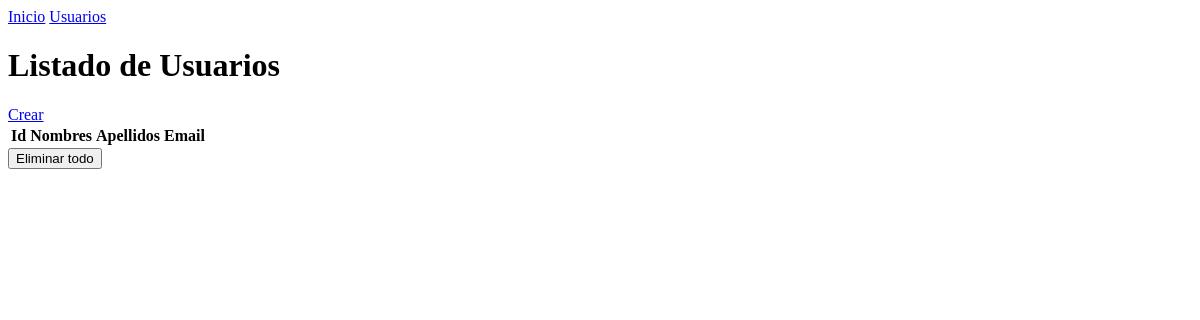
The page /usuarios on the database as committed earlier.
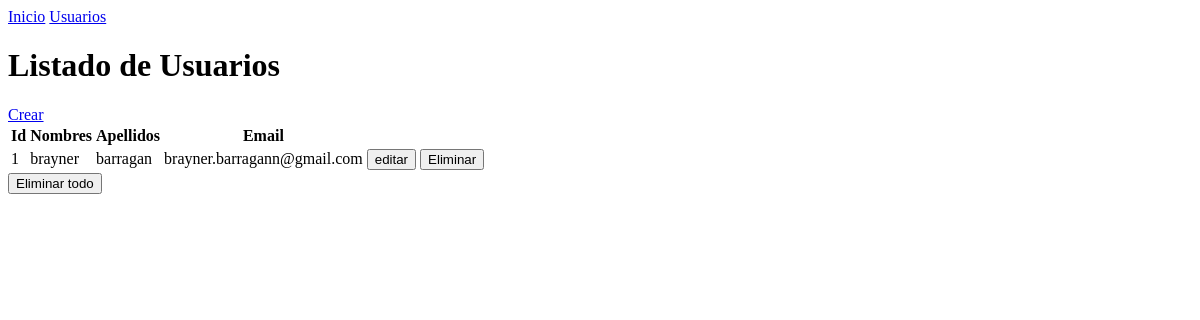
The same page on the database as committed later.
### tables this page shows
CREATE TABLE "usuarios" (
	"id"	INTEGER NOT NULL,
	"nombres"	TEXT NOT NULL,
	"apellidos"	TEXT NOT NULL,
	"email"	TEXT NOT NULL UNIQUE,
	"password"	TEXT NOT NULL,
	PRIMARY KEY("id" AUTOINCREMENT)
);

### app.py (the view)
@app.route('/usuarios')
def usuarios():
    usuarios= db.execute('select * from usuarios').fetchall()
    return render_template('usuarios/listar.html', usuarios=usuarios)

### templates/usuarios/listar.html (shortened to what this page needs)
{% extends 'layouts/base.html' %}
{% block content %}
<h1>Listado de Usuarios</h1>
<a href="{{ url_for('crear_usuarios')}}">Crear</a>
<table>
    <thead>
        <th>Id</th>
        <th>Nombres</th>
        <th>Apellidos</th>
        <th>Email</th>
    </thead>
    <tbody>
        {% for usuario in usuarios %}
        <tr>
            <td>{{usuario[0]}}</td>
            <td>{{usuario[1]}}</td>
            <td>{{usuario[2]}}</td>
            <td>{{usuario[3]}}</td>
            <td>
                <a href="{{ url_for('editar',id=usuario[0]) }}"><button>editar</button></a>
                <a href="{{ url_for('eliminar',id=usuario[0]) }}"><button>Eliminar</button></a>
            </td>
        </tr>
        {% endfor %}
    </tbody>
</table>
<a href="{{url_for('eliminar_todo')}}"><button>Eliminar todo</button></a>
{% endblock %}

Rows that differ between the two databases and show on the page:
added usuarios: id "1", nombres "brayner", apellidos "barragan", email "brayner.barragann@gmail.com"
